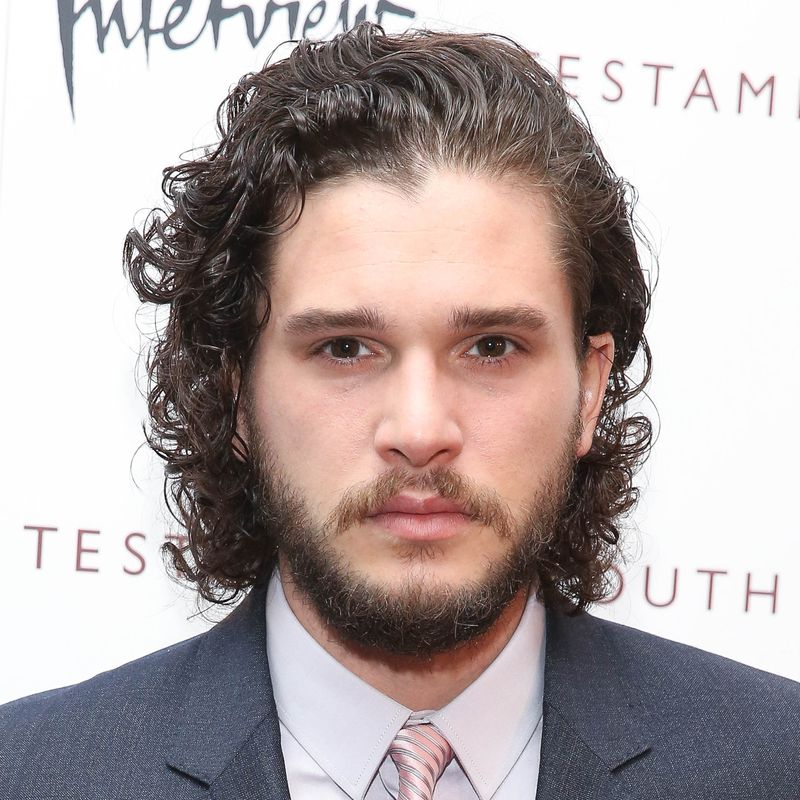
#> input picture Data Set of Images/1.jpg, 800 x 800 px, given in place of the camera
$ python '9. Web Live video with Hough line Transform.py'
#> lines starting #> are read from the running program, lines starting #| are printed output that depends on the picture; after the words box and inside, x2 and y2 are one past the last pixel; in counts of white or black regions, pixels touching at a corner belong together
import cv2
import numpy as np


def main():

    windowName = "Preview"
    cv2.namedWindow(windowName)
    cap = cv2.VideoCapture(0)

    if cap.isOpened():
        ret, frame = cap.read()
#> frame is the input picture: shape (800, 800, 3); mean B, G, R 166.1, 167, 178.6
    else:
        ret = False


    while ret:

        ret, frame = cap.read()

        grey = cv2.cvtColor(frame, cv2.COLOR_BGR2GRAY)
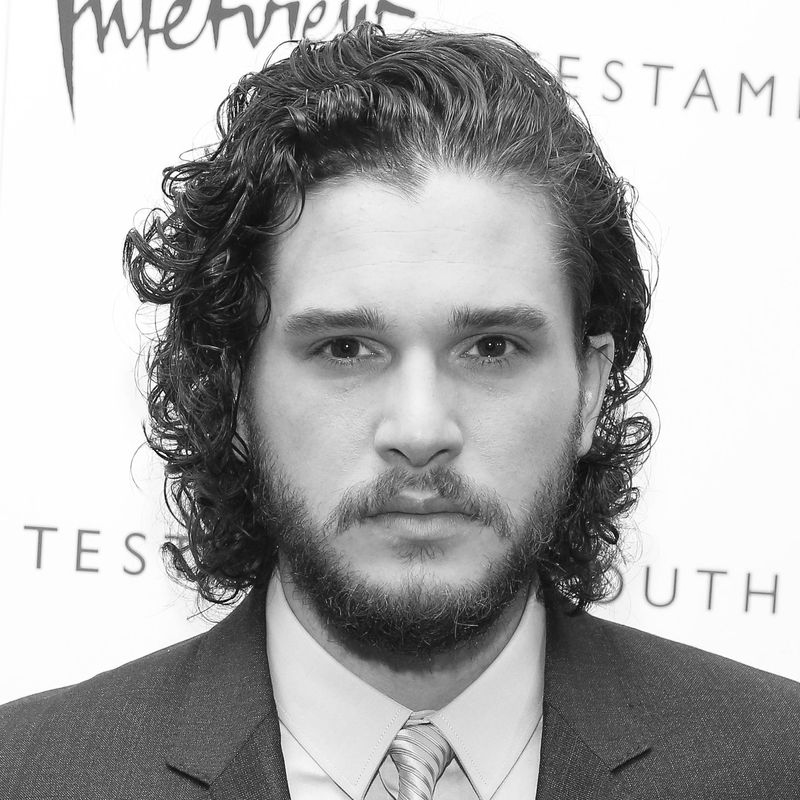
#> grey: shape (800, 800); min 0, max 255, mean 170.4
        edges = cv2.Canny(grey, 50, 250, apertureSize=5, L2gradient=True)
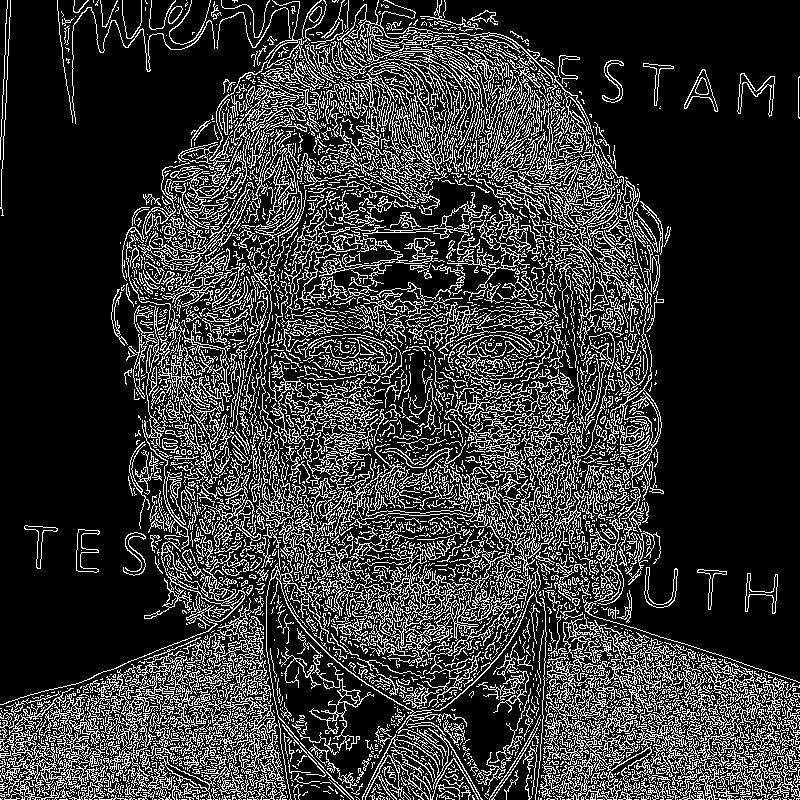
#> edges: shape (800, 800); 20.8% white in thin lines or dots

        lines = cv2.HoughLines(edges, 1, np.pi/180, 250)

        if lines is not None:
            for rho, theta in lines[0]:
                    a = np.cos(theta)
                    b = np.sin(theta)
                    x0 = a*rho
                    y0 = b*rho
                    x1 = int(x0 + 1000*(-b))
                    y1 = int(y0 + 1000*(a))
                    x2 = int(x0 - 1000*(-b))
                    y2 = int(y0 - 1000*(a))

                    cv2.line(frame, (x1, y1), (x2, y2), (0, 0, 255), 2)
#> this loop made 1 pass
#> (rho, theta, a, b, x0, y0, x1, y1) on pass 1: (18, 2.36, -0.707, 0.707, -12.73, 12.73, -719, -694)
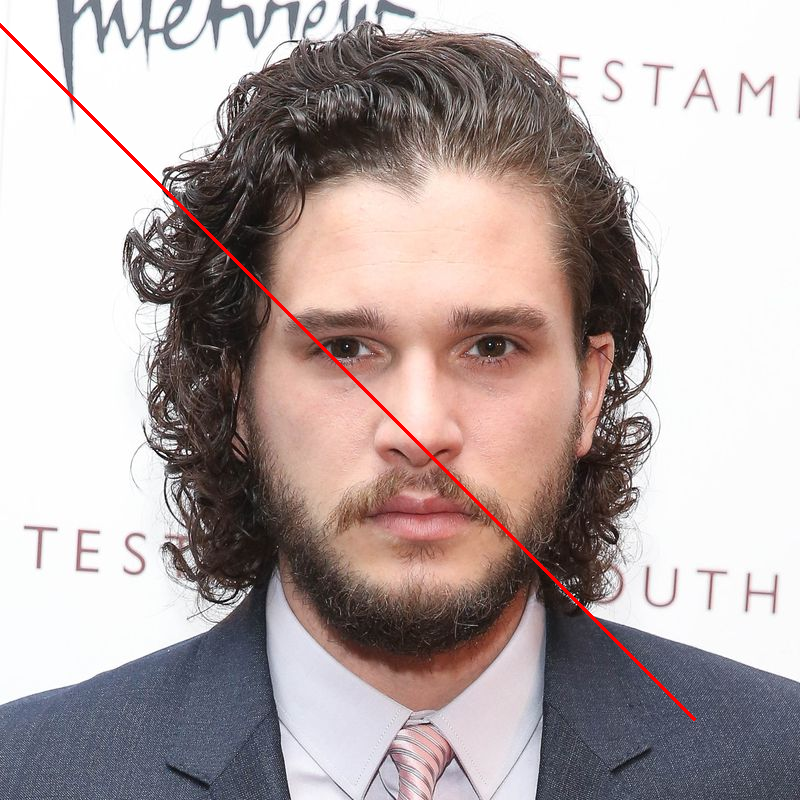
#> frame: shape (800, 800, 3); 0.54% of pixels changed, all inside (x1, y1, x2, y2) = (0, 23, 696, 721)

        cv2.imshow(windowName, frame)

        if cv2.waitKey(1) == 27: # exit on ESC
#> (key Esc is pressed here)
            break

    cv2.destroyAllWindows()
    cap.release()

if __name__ == "__main__":
    main()

$ run again, on Data Set of Images/2.jpg
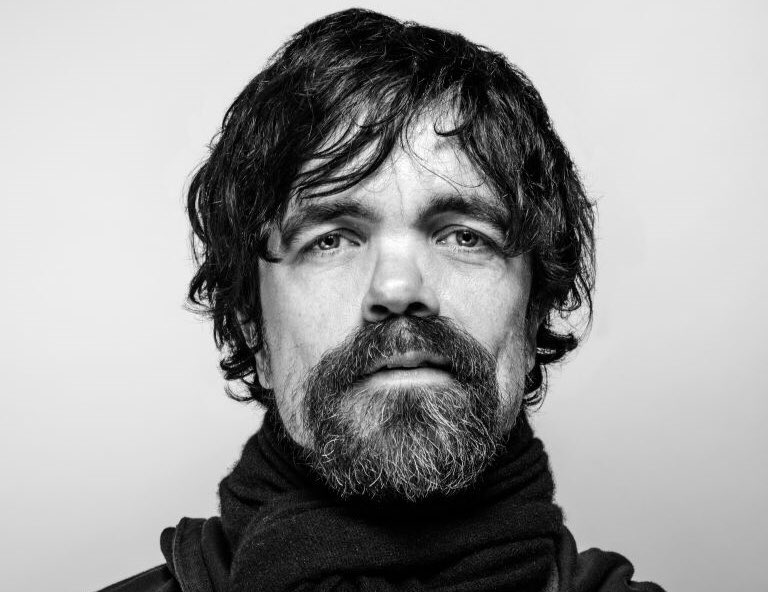
#> input picture Data Set of Images/2.jpg, 768 x 592 px, given in place of the camera
#> in main, frame is the input picture: shape (592, 768, 3); min 0, max 255, mean 155.6
#> in main, `edges = cv2.Canny(grey, 50, 250, apertureSize=5, L2gradient=True)`:
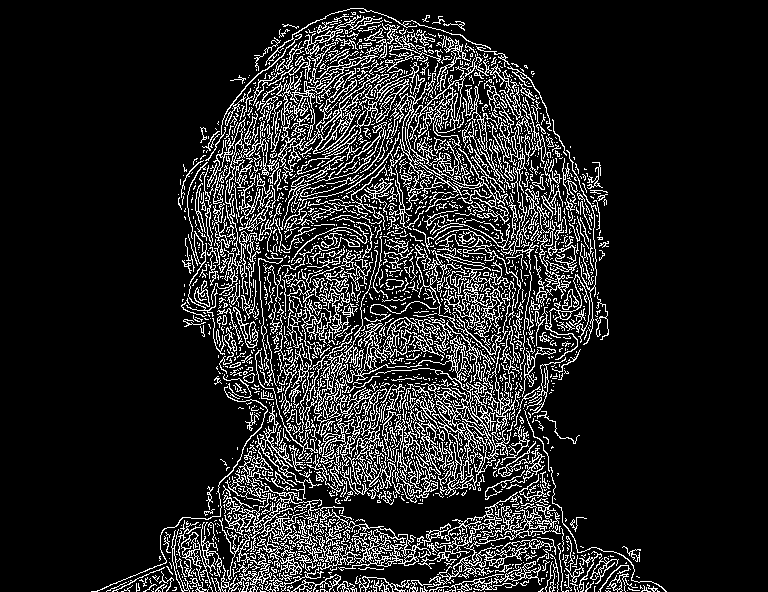
#> edges: shape (592, 768); 14.3% white in thin lines or dots, all inside (x1, y1, x2, y2) = (91, 8, 667, 592)
#> lines = 53 rows, first 8: [530, 0.785], [525, 0.785], [535, 0.785], [-23, 2.36], [-21, 2.36], [506, 0.785], [-16, 2.36], [520, 0.785]
#> the loop in main, `for rho, theta in lines[0]:` made 1 pass
#> (rho, theta, a, b, x0, y0, x1, y1) on pass 1: (530, 0.785, 0.707, 0.707, 374.8, 374.8, -332, 1081)
#> after the loop in main, `for rho, theta in lines[0]:`:
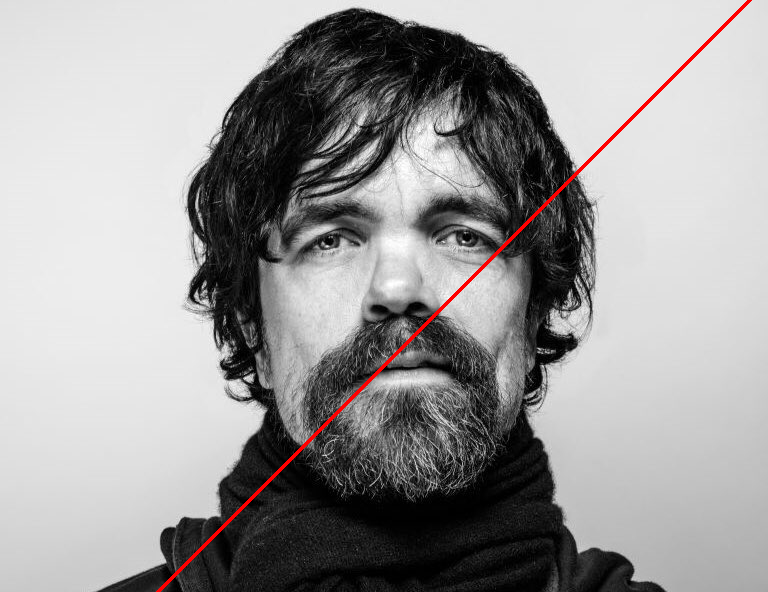
#> frame: shape (592, 768, 3); 0.65% of pixels changed, all inside (x1, y1, x2, y2) = (156, 0, 752, 592)

$ run again, on Data Set of Images/3.jpg
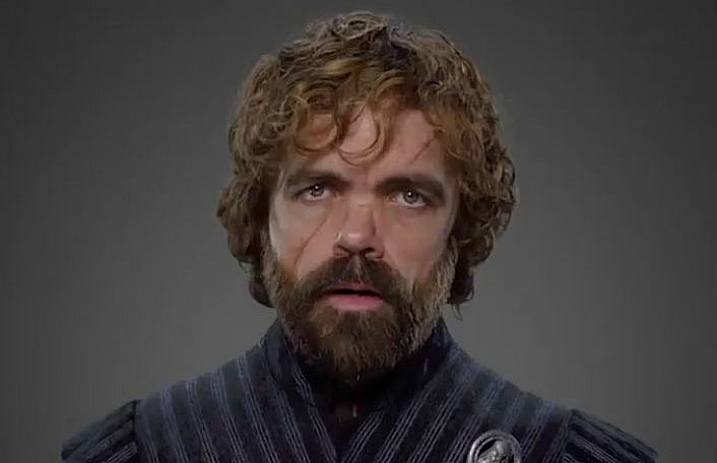
#> input picture Data Set of Images/3.jpg, 717 x 463 px, given in place of the camera
#> in main, frame is the input picture: shape (463, 717, 3); mean B, G, R 59.4, 60.6, 66.2
#> in main, `grey = cv2.cvtColor(frame, cv2.COLOR_BGR2GRAY)`:
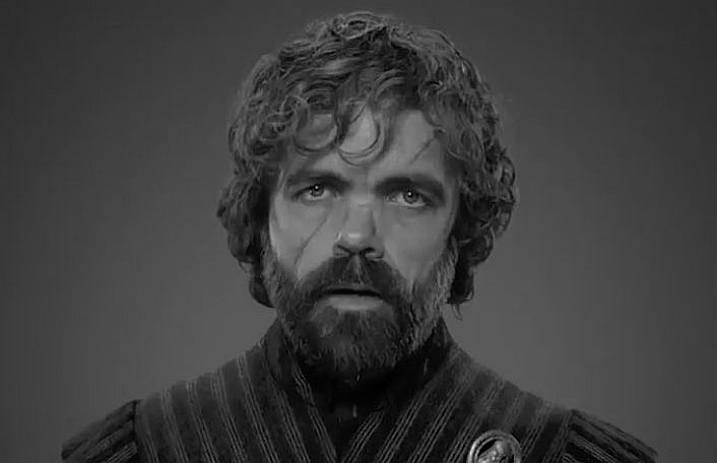
#> grey: shape (463, 717); min 0, max 227, mean 62.1
#> in main, `edges = cv2.Canny(grey, 50, 250, apertureSize=5, L2gradient=True)`:
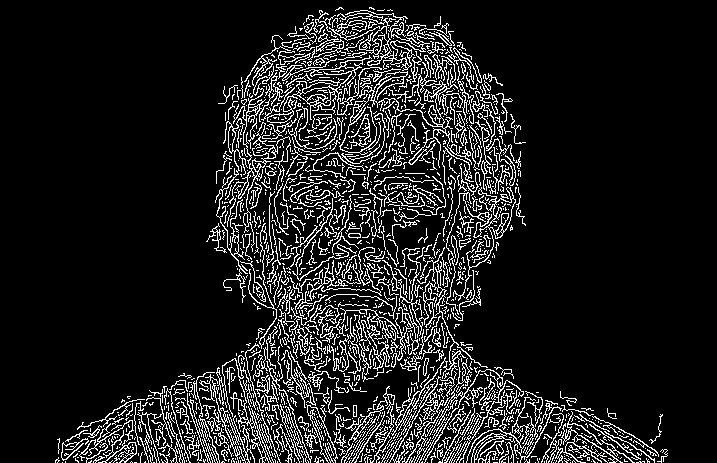
#> edges: shape (463, 717); 11.8% white in thin lines or dots, all inside (x1, y1, x2, y2) = (55, 7, 668, 463)
#> lines = None

$ run again, on Data Set of Images/4.jpg
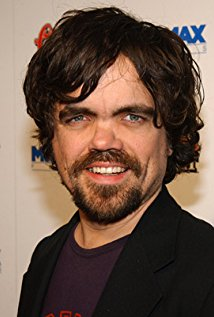
#> input picture Data Set of Images/4.jpg, 214 x 317 px, given in place of the camera
#> in main, frame is the input picture: shape (317, 214, 3); mean B, G, R 75, 88.3, 111.2
#> in main, `grey = cv2.cvtColor(frame, cv2.COLOR_BGR2GRAY)`:
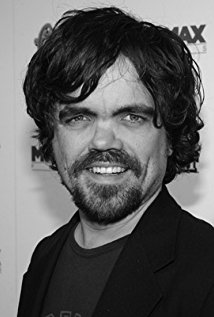
#> grey: shape (317, 214); min 0, max 251, mean 93.6
#> in main, `edges = cv2.Canny(grey, 50, 250, apertureSize=5, L2gradient=True)`:
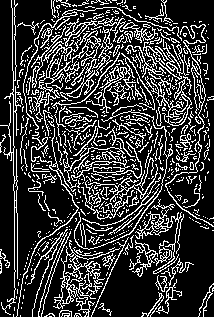
#> edges: shape (317, 214); 22.5% white in thin lines or dots
#> lines = None
